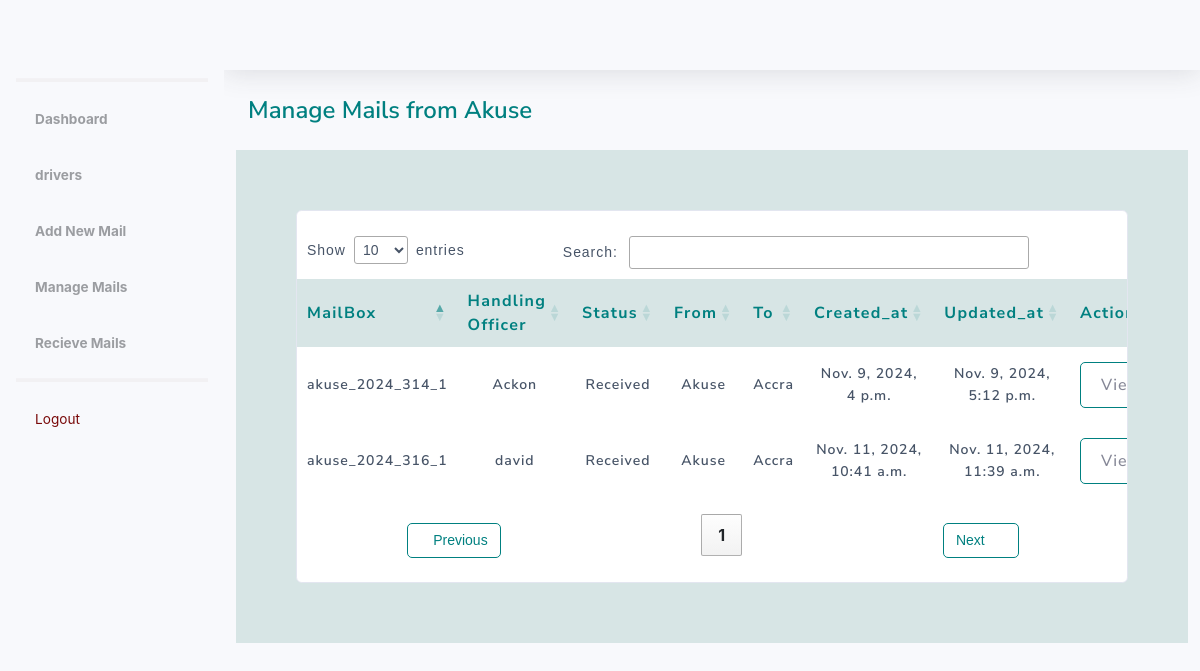
Screenshot of /dashboard/mailbox/manage/2 (signed in) with the database file from the repository.
### authentication/models.py (models this page shows)
class Location(models.Model):
    name = models.CharField(max_length=100, unique=True)
    created_at = models.DateTimeField(auto_now_add=True)
    updated_at = models.DateTimeField(auto_now=True)
    def __str__(self):
        return f"{self.name}"

### mail/models.py (models this page shows, shortened)
class ModelInherit(models.Model):
    created_at = models.DateTimeField(auto_now_add=True)
    updated_at = models.DateTimeField(auto_now=True)

class MailBox(ModelInherit):
    mail_id = models.CharField(max_length=200, unique=True)
    handling_officer = models.CharField(max_length=100)
    dispatch_date = models.DateField(auto_now_add=True)
    mail_status = models.CharField(max_length=50, default='Drafted', choices=MAIL_STATUS)
    remarks = models.TextField(blank=True, null=True)
    to_location = models.ForeignKey(Location, on_delete=models.PROTECT, related_name='to_location')
    from_location = models.ForeignKey(Location, on_delete=models.PROTECT, related_name='from_location')
    assigned_to = models.ForeignKey(AssignedTo, on_delete=models.SET_NULL, null=True, blank=False)
    created_by = models.ForeignKey(User, on_delete=models.PROTECT)

class ModelInherit(models.Model):
    created_at = models.DateTimeField(auto_now_add=True)
    updated_at = models.DateTimeField(auto_now=True)

### management/views.py (the view)
# urls.py: path('mailbox/manage/<str:location_id>', ManageLocationMails.as_view(), name='manage_mails'),
@method_decorator([login_required, registry_required], name='dispatch')
class ManageLocationMails(View):
    template_name = 'mail/manage_mails.html'
    def get(self, request, *args, **kwargs):
        from_location_id = self.kwargs.get('location_id')
        from_location = get_object_or_404(Location, pk=from_location_id)
        user_location = request.user.location
        if request.user.is_admin or request.user.is_superadmin:
            if from_location == user_location:
                mailboxes = MailBox.objects.filter(
                    from_location=user_location,
                    mail_status="Received"
                )
            else:
                mailboxes = MailBox.objects.filter(
                    from_location=from_location,
                    to_location=user_location,
                    mail_status="Received"
                )
        else:
            mailboxes = MailBox.objects.filter(
                from_location=from_location,
                to_location=user_location,
                mail_status="Received"
            )
        context = {
            'mailboxes': mailboxes,
            'from_location': from_location,
            'user_location': user_location,
        }
        return render(request, self.template_name, context)

### management/templatetags/custom_tags.py (called while the page is built)
@register.simple_tag(takes_context=True)
def get_locations(context):
    request = context['request']
    user_location = request.user.location
    if request.user.is_authenticated and request.user.is_admin:
        locations = Location.objects.all()
    else:
        locations = Location.objects.exclude(id=user_location.id)
    return locations

### templates/mail/manage_mails.html (shortened to what this page needs)
{% load static %}
<!DOCTYPE html>
<html lang="en">
<head>
    {% include 'components/css.html' %}
    <link rel="stylesheet" href="https://cdn.datatables.net/1.10.4/css/jquery.dataTables.min.css">
</head>
<body id="page-top">
    <div id="wrapper">
            {% include 'components/sidebar.html' %}
        <div id="content-wrapper" class="d-flex flex-column">
            <div id="content">
                {% include 'components/navbar.html' %}
                <div class="container-fluid">
                     <div class="row">
                        <div class="col-12">
                            <div class=" custom-span d-flex justify-content-between align-items-center mb-4">
                                 Manage Mails from {{ from_location.name }}
                            </div>
                        </div>
                        <div class="col-12" style="background-color: rgb(215,229,229); padding: 60px;">
                            <div class="card">
                                <div class="table-responsive">
                                <table table table-condensed table-hover" id="table_id" width="100%"
                                cellspacing="0">
                                    <thead>
                                        <tr>
                                            <th>MailBox</th>
                                            <th>Handling Officer</th>
                                            <th>Status</th>
                                            <th>From</th>
                                            <th>To</th>
                                            <th>Created_at</th>
                                            <th>Updated_at</th>
                                            <th>Action</th>
                                        </tr>
                                    </thead>
                                    <tbody>
                                        {% for mailbox in mailboxes %}
                                        <tr>
                                            <td>{{mailbox.mail_id}}</td>
                                            <td>{{mailbox.handling_officer}}</td>
                                            <td>{{mailbox.mail_status}}</td>
                                            <td>{{mailbox.from_location}}</td>
                                            <td>{{mailbox.to_location}}</td>
                                            <td>{{mailbox.created_at}}</td>
                                            <td>{{mailbox.updated_at}}</td>
                                            <td><a href="{% url 'view_submitted_mailbox' mailbox.pk %}" class="btn">View</a></td>
                                        </tr>
                                        {% endfor %}
                                    </tbody>
                                </table>
                            </div></div>
                        </div>
                     </div>
                </div>
            </div>
        </div>
    </div>
</body>
</html>

### templates/mail/manage_mails.html (style rules this page uses)
table { border-collapse: collapse; text-align: center; line-height: 24px; }
thead th { font-family: 'Nunito Sans'; font-size: 16px; background-color: #d7e5e5 !important; color: #008080 !important; font-weight: 700; font-style: normal; letter-spacing: 0.08rem; }
td { font-family: "Nunito Sans"; color: #475467 !important; font-size: 14px; font-style: normal; font-weight: 600; letter-spacing: 0.06rem; line-height: 22.4px; }
.custom-span { font-family: 'Nunito Sans'; line-height: 32.4px; font-weight: 600; font-style: normal; font-size: 24px; color: #008080 !important; }
.btn { border: 1px solid #008080; border-radius: 5px; background-color: white; padding: 10px 20px; text-decoration: none; display: inline-block; text-align: center; cursor: pointer; font-weight: 500; transition: background-color 0.3s ease, color 0.3s ease, box-shadow 0.3s ease; }
table.dataTable thead th, table.dataTable thead td { border: none !important; }
table.dataTable.no-footer { border-bottom: 1px solid #ffffff !important; }
table.dataTable tbody th, table.dataTable tbody td { padding: 15px 10px !important; }

### rows the page displays
Location: name "Akuse"
MailBox: mail_id "akuse_2024_314_1", handling_officer "Ackon", mail_status "Received", from_location "Akuse", to_location "Accra", created_at "Nov. 9, 2024, 4 p.m.", updated_at "Nov. 9, 2024, 5:12 p.m."
MailBox: mail_id "akuse_2024_316_1", handling_officer "david", mail_status "Received", from_location "Akuse", to_location "Accra", created_at "Nov. 11, 2024, 10:41 a.m.", updated_at "Nov. 11, 2024, 11:39 a.m."
